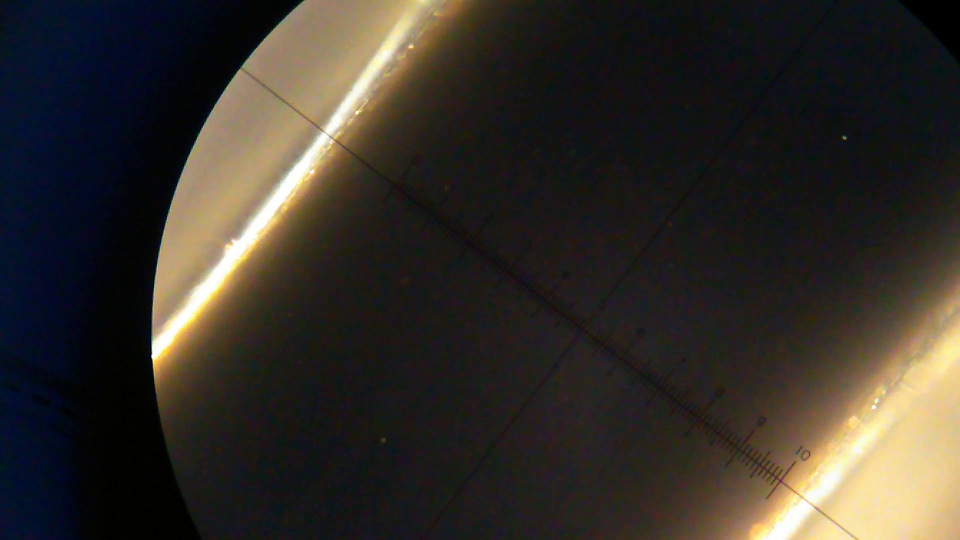
#> input picture frame-12-05-2019-19-05-34.jpg, 1920 x 1080 px (shown at 1/2 size)
$ python -i visao.py   (imports and definitions only)
#> lines starting #> are read from the running program, lines starting #| are printed output that depends on the picture
#> further down, picture is the input picture: shape (1080, 1920, 3); mean B, G, R 41.2, 47.5, 52.1
import cv2 as cv
from time import time
import numpy as np

class VideoCamera(object):

    # [42 lines left out: functions __init__, __del__, release, get_frame, not called in this run]

class Engine:

    # [26 lines left out: functions __init__, run_frame, not called in this run]

    def save(self, image_path, frame):
      print(image_path, frame.shape)
      cv.imwrite(image_path, frame)

# [5 lines left out: function retira_bordas, not called in this run]

def escreve(frame, texto):
    cv.putText(frame, texto, (1, 15), cv.FONT_HERSHEY_PLAIN, 1, (0, 255, 255), 3, cv.LINE_AA)
    cv.putText(frame, texto, (1, 15), cv.FONT_HERSHEY_PLAIN, 1, (0, 0, 0), 1, cv.LINE_AA)


def filtro_1(frame):
    frame = cv.blur(frame, (3, 3))
    frame = cv.cvtColor(frame, cv.COLOR_BGR2GRAY)
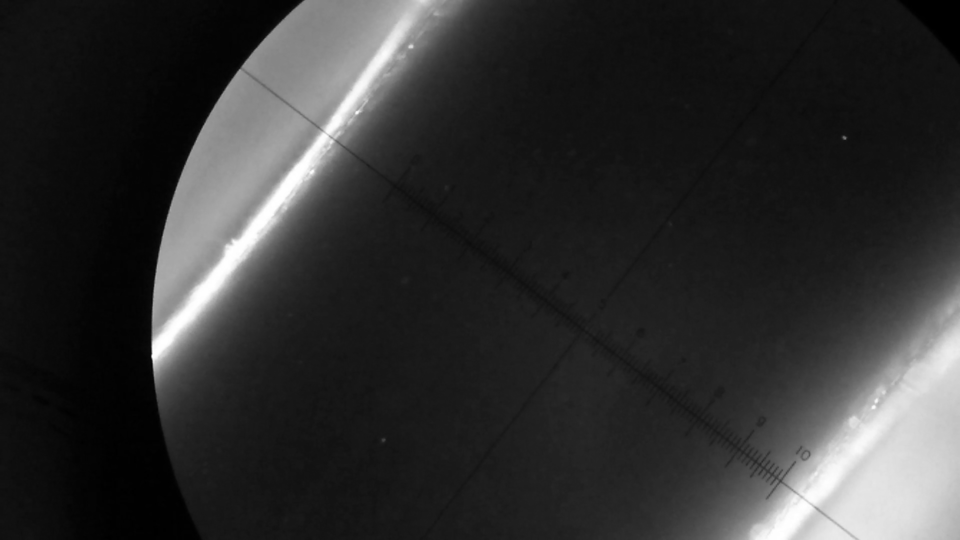
#> frame: shape (1080, 1920) (shown at 1/2 size); min 0, max 255, mean 48.2
    #frame =  cv.adaptiveThreshold(frame, 255, cv.ADAPTIVE_THRESH_GAUSSIAN_C, cv.THRESH_BINARY,11,2)
    frame = cv.equalizeHist(frame)
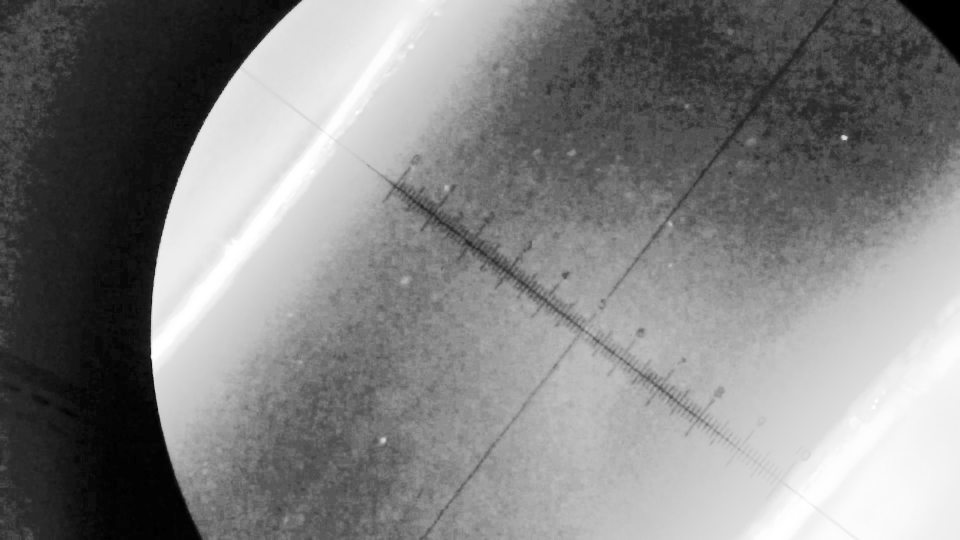
#> frame: shape (1080, 1920) (shown at 1/2 size); min 0, max 255, mean 129.5


    frame = cv.cvtColor(frame, cv.COLOR_GRAY2BGR)
#> frame: shape (1080, 1920, 3)
    return frame

# [5 lines left out: function filtro_2, not called in this run]


# [43 lines not run here, left out]

>>> import cv2
>>> picture = cv2.imread('frame-12-05-2019-19-05-34.jpg')
>>> result = filtro_1(picture)
